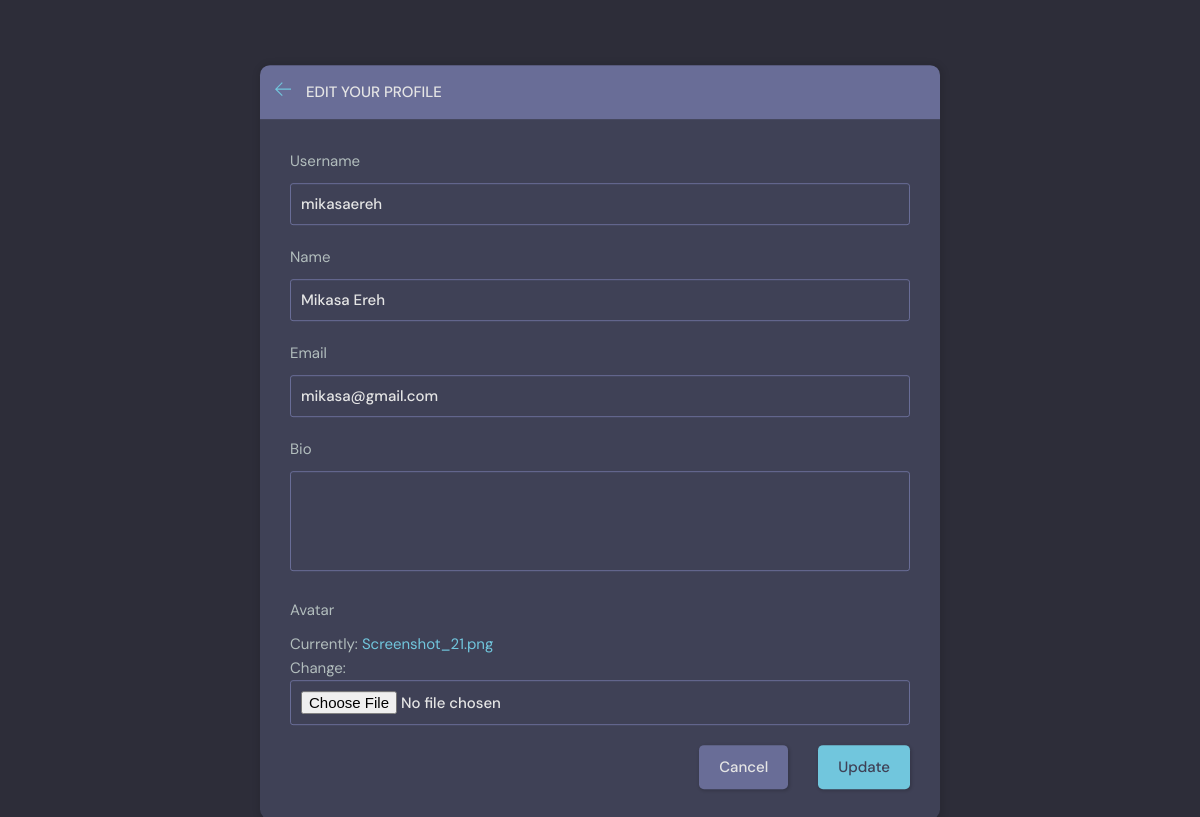
The app's page /edit-profile/ (signed in) with its own data.
### base/models.py (models this page shows, shortened)
class User(AbstractUser):
    name = models.CharField(max_length=255, null=True)
    email = models.EmailField(max_length=255, null=True, unique=True)
    bio = models.TextField(null=True, blank=True)
    avatar = models.ImageField(null=True, default="avatar.svg")
    USERNAME_FIELD = 'email'
    REQUIRED_FIELDS = ['username']

### base/views.py (the view)
# urls.py: path('edit-profile/', views.editProfile, name="edit-profile"),
def editProfile(request):
    user = request.user
    form = UserForm(instance=user)
    if request.method == 'POST':
        form = UserForm(request.POST, request.FILES, instance=user)
        if form.is_valid():
            form.save()
            return redirect('profile', pk=user.id)
    return render(request, 'base/update_user.html', {'form':form})

### base/forms.py
class UserForm(ModelForm):
    class Meta:
        model = User
        fields = ['username', 'name', 'email', 'bio', 'avatar']

### base/templates/base/update_user.html (shortened to what this page needs)
{% extends 'main.html' %}
{% block content %}
<main class="update-account layout">
  <div class="container">
    <div class="layout__box">
      <div class="layout__boxHeader">
        <div class="layout__boxTitle">
          <a href="{% url 'home' %}">
            <svg version="1.1" xmlns="http://www.w3.org/2000/svg" width="32" height="32" viewBox="0 0 32 32">
              <title>arrow-left</title>
              <path
                d="M13.723 2.286l-13.723 13.714 13.719 13.714 1.616-1.611-10.96-10.96h27.625v-2.286h-27.625l10.965-10.965-1.616-1.607z">
              </path>
            </svg>
          </a>
          <h3>Edit your profile</h3>
        </div>
      </div>
      <div class="layout__body">
        <form class="form" action="" method="POST" enctype="multipart/form-data">
          {% for field in form %}
          <div class="form__group">
            <label for="profile_pic">{{field.label}}</label>
            {{field}}
          </div>
          {% endfor %}
          <div class="form__action">
            <a class="btn btn--dark" href="{{request.META.HTTP_REFERER}}">Cancel</a>
            <button class="btn btn--main" type="submit">Update</button>
          </div>
        </form>
      </div>
    </div>
  </div>
</main>
{% endblock content %}

### static/css/style.css (style rules this page uses)
:root { --color-main: #71c6dd; --color-main-light: #e1f6fb; --color-dark: #3f4156; --color-dark-medium: #51546e; --color-dark-light: #696d97; --color-light: #e5e5e5; --color-gray: #8b8b8b; --color-light-gray: #b2bdbd; --color-bg: #2d2d39; --color-success: #5dd693; --color-error: #fc4b0b; }
* { font-family: "DM Sans", -apple-system, BlinkMacSystemFont, "Segoe UI", Roboto, Oxygen, Ubuntu, Cantarell, "Open Sans", "Helvetica Neue", sans-serif; margin: 0; padding: 0; box-sizing: border-box; text-rendering: optimizeLegibility; font-size: inherit; }
html { font-size: 56.25%; }
@media only screen and (min-width: 1200px) { html { font-size: 62.5%; } }
body { line-height: 1.6; font-weight: 400; font-size: 1.5rem; color: var(--color-light-gray); background-color: var(--color-bg); min-height: 100vh; }
a { display: inline-block; color: var(--color-main); text-decoration: none; }
.container { max-width: 120rem; width: 90%; margin: auto; }
.btn { background-color: transparent; border: none; display: inline-flex; align-items: center; gap: 1rem; cursor: pointer; transition: all ease-in-out 0.3s; padding: 1rem 2rem; border-radius: 5px; box-shadow: 1px 1px 3px 1px rgba(0, 0, 0, 0.15); font-weight: 500; }
.btn--main { background-color: var(--color-main); color: var(--color-dark); }
.btn--dark { background-color: var(--color-dark-light); color: var(--color-light); }
.layout { margin-top: 2.4rem; }
.layout > .container { display: flex; justify-content: space-between; align-items: flex-start; }
.layout__box { width: 90%; max-width: 48rem; min-height: 40rem; position: absolute; top: 50%; left: 50%; transform: translate(-50%, -46%); background-color: var(--color-dark); border-radius: 1rem; box-shadow: 1px 1px 6px 3px rgba(0, 0, 0, 0.1); overflow: hidden; }
.layout__boxHeader { display: flex; padding: 1.5rem; background-color: var(--color-dark-light); }
.layout__boxTitle { display: flex; gap: 1.5rem; align-items: center; }
.layout__boxTitle h3 { text-transform: uppercase; font-weight: 500; color: var(--color-light); }
.layout__boxTitle svg { width: 1.6rem; height: 1.6rem; fill: var(--color-main); }
.layout__body { margin: 3rem; }
.form__group { margin-bottom: 2rem; width: 100%; }
.form__group label { display: block; font-size: 1.5rem; margin-bottom: 1rem; }
.form__group input, .form__group textarea, .form__group select { background: transparent; border: 1px solid var(--color-dark-light); padding: 1rem; border-radius: 3px; width: 100%; color: var(--color-light); font-weight: 500; outline: none; }
.form__group textarea { background: transparent; height: 10rem; resize: none; }
.form__action { display: flex; justify-content: flex-end; gap: 3rem; }
.update-account.layout .layout__box { max-width: 68rem; }

### records on screen
User: form "mikasaereh" "Mikasa Ereh" "mikasa@gmail.com"

### other values on screen
{{ field.label }} "Username" "Name" "Email" "Bio" "Avatar"
